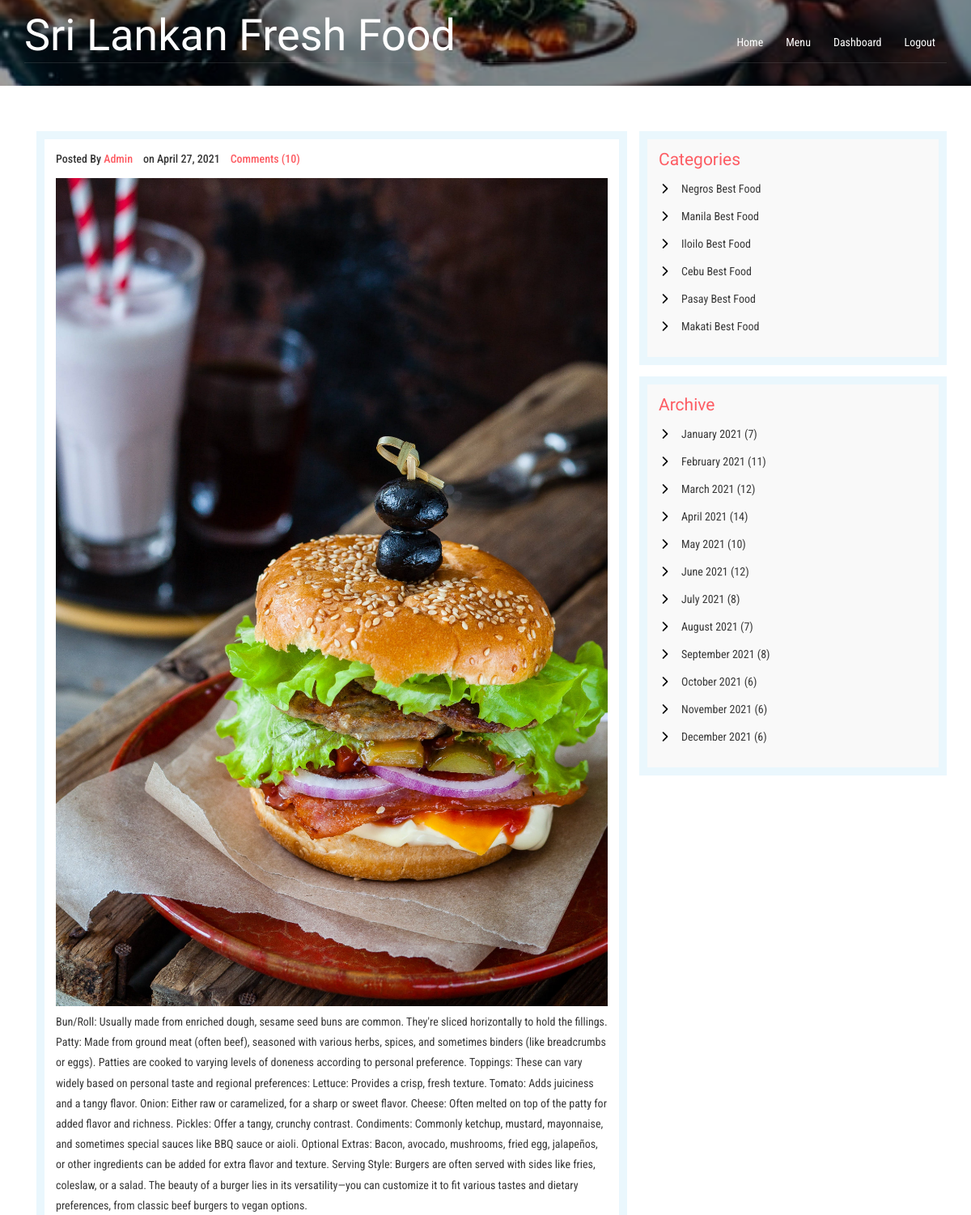
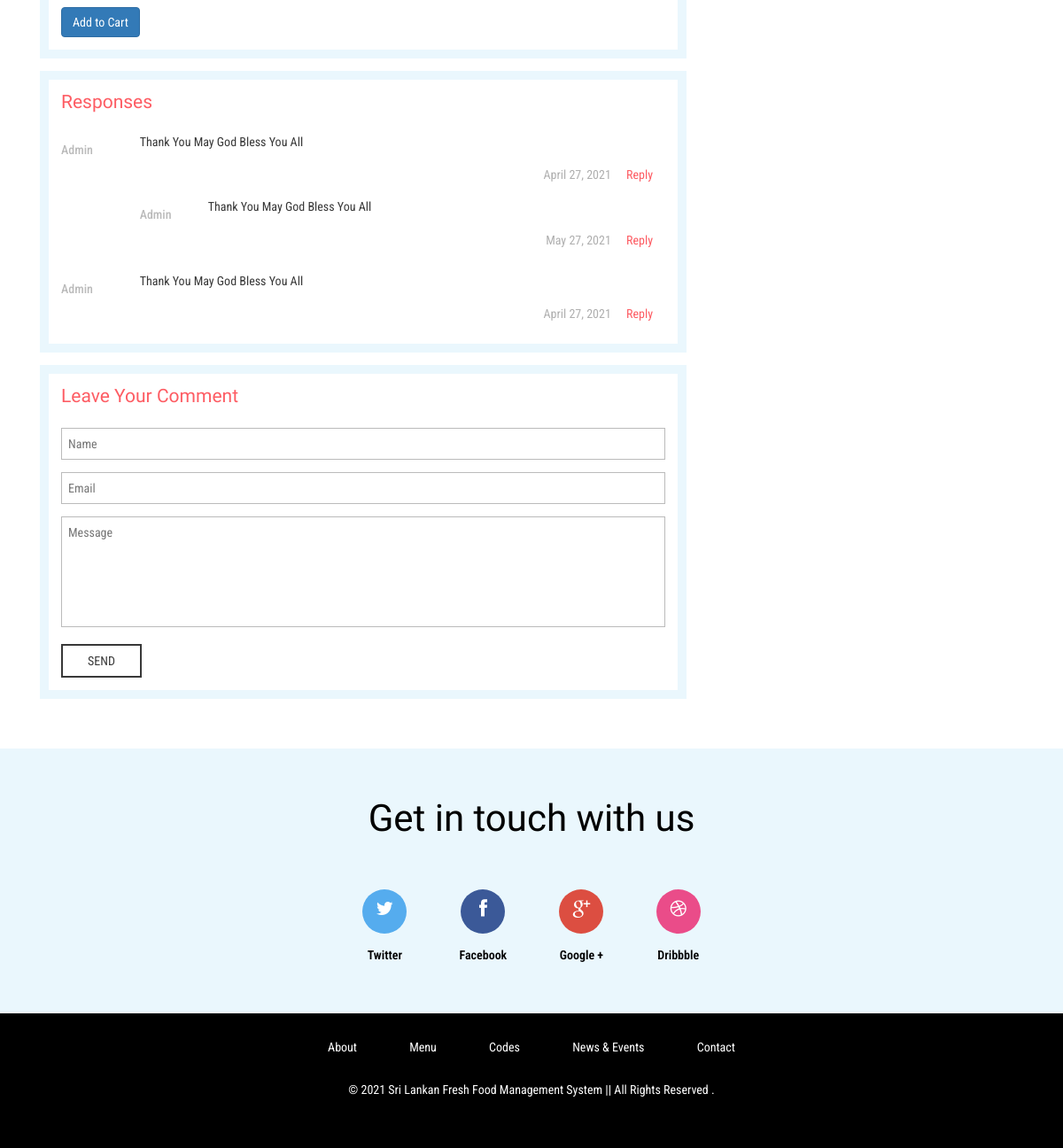
The app's page /dashboard/admin/foods/foodDetails/3/ (signed in) with its own data (2 pictures, top to bottom).
### hotel/models.py (models this page shows, shortened)
class Food(models.Model):
    indian = 'Negros Best Food'
    south = 'Manila Best Food'
    gujarati = 'Sea Food'
    punjabi = 'Iloilo Best Food'
    fast = 'Aklan Food'
    COURSE = (
        (indian,indian),
        (south,south),
        (gujarati,gujarati),
        (punjabi,punjabi),
        (fast,fast),
    )
    disabled = 'Disabled'
    enabled = 'Enabled'
    STATUS = (
        (disabled, disabled),
        (enabled, enabled),
    )
    name = models.CharField(max_length=250)
    course = models.CharField(max_length = 50, choices = COURSE)
    status = models.CharField(max_length=50, choices=STATUS)
    content_description = models.TextField()
    base_price = models.FloatField()
    sale_price = models.FloatField(default=base_price)
    discount = models.DecimalField(default=0, decimal_places=2, max_digits=5)
    image = models.FileField(blank=True, null =True)
    num_order = models.IntegerField(default=0)

### hotel/views.py (the view)
# urls.py: url(r'^dashboard/admin/foods/foodDetails/(?P<foodID>\d+)/$', views.food_details, name='food_details'),
@login_required
def food_details(request, foodID):
    food = Food.objects.get(id=foodID)
    return render(request, 'user/single.html', {'food':food})

### hotel/templates/user/single.html (shortened to what this page needs)
{% load static %}
{% include "../includes/landing_top.html" %}
<body>
	<div  class="bg-img">
		{% include "../includes/banner1.html" %}
	</div>
	<div class="blog">
				<div class="container">
					<div class="col-md-8 blog-top-left-grid">
						<div class="left-blog left-single">
							<div class="blog-left">
								<div class="single-left-left">
									<p>Posted By <a href="#">Admin</a> &nbsp;&nbsp; on April 27, 2021 &nbsp;&nbsp; <a href="#">Comments (10)</a></p>
									<img src="/media/{{food.image}}" alt="">
								</div>
								<div class="blog-left-bottom">
									<p>{{food.content_description}}</p>
								</div>
								<a href="{% url 'hotel:addTocart' food.id request.user.id %}">
									<button class="btn btn-primary">Add to Cart</button>
								</a>
							</div>
							<div class="response">
								<h3>Responses</h3>
								<div class="media response-info">
									<div class="media-left response-text-left">
										<h5><a href="#">Admin</a></h5>
									</div>
									<div class="media-body response-text-right">
										<p>Thank You May God Bless You All</p>
										<ul>
											<li>April 27, 2021</li>
											<li><a href="single.html">Reply</a></li>
										</ul>
										<div class="media response-info">
											<div class="media-left response-text-left">
												<h5><a href="#">Admin</a></h5>
											</div>
											<div class="media-body response-text-right">
												<p>Thank You May God Bless You All</p>
												<ul>
													<li>May 27, 2021</li>
													<li><a href="single.html">Reply</a></li>
												</ul>
											</div>
										</div>
									</div>
								</div>
								<div class="media response-info">
									<div class="media-left response-text-left">
										<h5><a href="#">Admin</a></h5>
									</div>
									<div class="media-body response-text-right">
										<p>Thank You May God Bless You All</p>
										<ul>
											<li>April 27, 2021</li>
											<li><a href="single.html">Reply</a></li>
										</ul>
									</div>
								</div>
							</div>
							<div class="opinion">
								<h2>Leave Your Comment</h2>
								<form action="#" method="post">
									<input type="text" name="Name" placeholder="Name" required="">
									<input type="text" name="Email" placeholder="Email" required="">
									<textarea name="Message" placeholder="Message" required=""></textarea>
									<input type="submit" value="SEND">
								</form>
							</div>
						</div>
					</div>
					<div class="col-md-4 blog-top-right-grid">
						<div class="categories">
							<h3>Categories</h3>
							<ul>
								<li><a href="#">Negros Best Food</a></li>
								<li><a href="#">Manila Best Food</a></li>
								<li><a href="#">Iloilo Best Food</a></li>
								<li><a href="#">Cebu Best Food</a></li>
								<li><a href="#">Pasay Best Food</a></li>
								<li><a href="#">Makati Best Food</a></li>
							</ul>
						</div>
						<div class="categories">
							<h3>Archive</h3>
							<ul class="marked-list offs1">
								<li><a href="#">January 2021 (7)</a></li>
                                <li><a href="#">February 2021 (11)</a></li>
                                <li><a href="#">March 2021 (12)</a></li>
                                <li><a href="#">April 2021 (14)</a> </li>
                                <li><a href="#">May 2021 (10)</a></li>
                                <li><a href="#">June 2021 (12)</a></li>
                                <li><a href="#">July 2021 (8)</a></li>
                                <li><a href="#">August 2021 (7)</a> </li>
                                <li><a href="#">September 2021 (8)</a></li>
                                <li><a href="#">October 2021 (6)</a></li>
                                <li><a href="#">November 2021 (6)</a></li>
                                <li><a href="#">December 2021 (6)</a></li>
							</ul>
						</div>
					</div>
				</div>
	</div>
	{% include "../includes/footer.html" %}

### hotel/static/assets/css/custom.css (style rules this page uses)
body { font-size : 14px; background-color: #f2f6f9; }
ul { list-style-type: none; }

### records on screen
Food: image (picture), content_description "Bun/Roll: Usually made from enriched dough, sesame seed buns are common. They're sliced horizontally to hold the fillings. Patty: Made from ground meat (often beef), seasoned with various herbs, spices, and sometimes binders (like breadcrumbs or eggs). Patties are cooked to varying levels of doneness according to personal preference. Toppings: These can vary widely based on personal taste and regional preferences: Lettuce: Provides a crisp, fresh texture. Tomato: Adds juiciness and a tangy flavor. Onion: Either raw or caramelized, for a sharp or sweet flavor. Cheese: Often melted on top of the patty for added flavor and richness. Pickles: Offer a tangy, crunchy contrast. Condiments:…"
